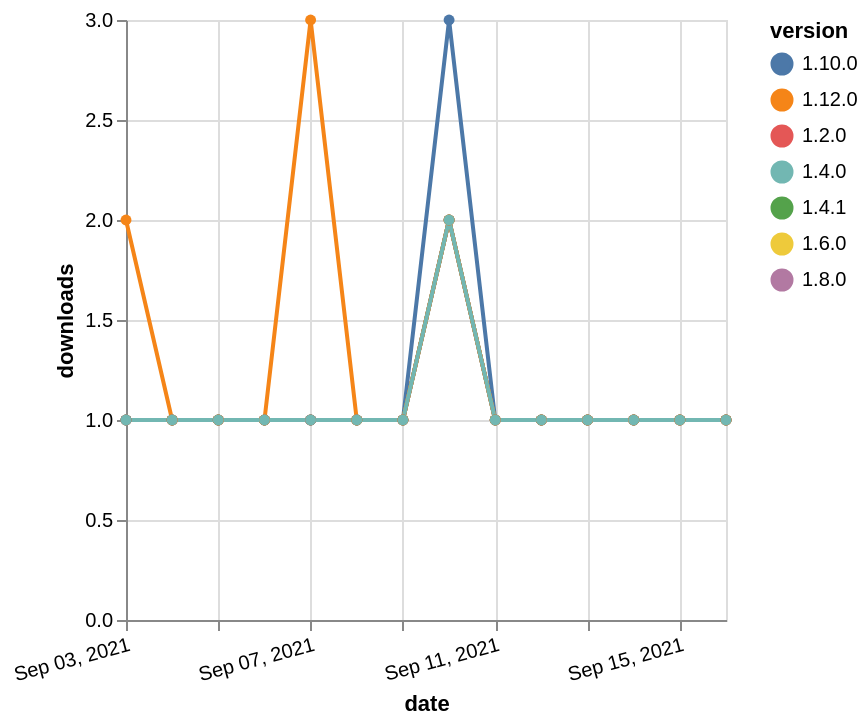

Source (Vega-Lite JSON):
### Vega-Lite specification from a JSON file in a GitHub repository (floating-point values rounded to 4 significant figures)
{"$schema": "https://vega.github.io/schema/vega-lite/v5.json", "description": "A simple bar chart with embedded data.", "data": {"values": [{"date": "2021-09-03", "total": 197, "delta": 1, "version": "1.6.0"}, {"date": "2021-09-04", "total": 198, "delta": 1, "version": "1.6.0"}, {"date": "2021-09-05", "total": 199, "delta": 1, "version": "1.6.0"}, {"date": "2021-09-06", "total": 200, "delta": 1, "version": "1.6.0"}, {"date": "2021-09-07", "total": 201, "delta": 1, "version": "1.6.0"}, {"date": "2021-09-08", "total": 202, "delta": 1, "version": "1.6.0"}, {"date": "2021-09-09", "total": 203, "delta": 1, "version": "1.6.0"}, {"date": "2021-09-10", "total": 205, "delta": 2, "version": "1.6.0"}, {"date": "2021-09-11", "total": 206, "delta": 1, "version": "1.6.0"}, {"date": "2021-09-12", "total": 207, "delta": 1, "version": "1.6.0"}, {"date": "2021-09-13", "total": 208, "delta": 1, "version": "1.6.0"}, {"date": "2021-09-14", "total": 209, "delta": 1, "version": "1.6.0"}, {"date": "2021-09-15", "total": 210, "delta": 1, "version": "1.6.0"}, {"date": "2021-09-16", "total": 211, "delta": 1, "version": "1.6.0"}, {"date": "2021-09-03", "total": 170, "delta": 1, "version": "1.8.0"}, {"date": "2021-09-04", "total": 171, "delta": 1, "version": "1.8.0"}, {"date": "2021-09-05", "total": 172, "delta": 1, "version": "1.8.0"}, {"date": "2021-09-06", "total": 173, "delta": 1, "version": "1.8.0"}, {"date": "2021-09-07", "total": 174, "delta": 1, "version": "1.8.0"}, {"date": "2021-09-08", "total": 175, "delta": 1, "version": "1.8.0"}, {"date": "2021-09-09", "total": 176, "delta": 1, "version": "1.8.0"}, {"date": "2021-09-10", "total": 178, "delta": 2, "version": "1.8.0"}, {"date": "2021-09-11", "total": 179, "delta": 1, "version": "1.8.0"}, {"date": "2021-09-12", "total": 180, "delta": 1, "version": "1.8.0"}, {"date": "2021-09-13", "total": 181, "delta": 1, "version": "1.8.0"}, {"date": "2021-09-14", "total": 182, "delta": 1, "version": "1.8.0"}, {"date": "2021-09-15", "total": 183, "delta": 1, "version": "1.8.0"}, {"date": "2021-09-16", "total": 184, "delta": 1, "version": "1.8.0"}, {"date": "2021-09-03", "total": 203, "delta": 1, "version": "1.10.0"}, {"date": "2021-09-04", "total": 204, "delta": 1, "version": "1.10.0"}, {"date": "2021-09-05", "total": 205, "delta": 1, "version": "1.10.0"}, {"date": "2021-09-06", "total": 206, "delta": 1, "version": "1.10.0"}, {"date": "2021-09-07", "total": 207, "delta": 1, "version": "1.10.0"}, {"date": "2021-09-08", "total": 208, "delta": 1, "version": "1.10.0"}, {"date": "2021-09-09", "total": 209, "delta": 1, "version": "1.10.0"}, {"date": "2021-09-10", "total": 212, "delta": 3, "version": "1.10.0"}, {"date": "2021-09-11", "total": 213, "delta": 1, "version": "1.10.0"}, {"date": "2021-09-12", "total": 214, "delta": 1, "version": "1.10.0"}, {"date": "2021-09-13", "total": 215, "delta": 1, "version": "1.10.0"}, {"date": "2021-09-14", "total": 216, "delta": 1, "version": "1.10.0"}, {"date": "2021-09-15", "total": 217, "delta": 1, "version": "1.10.0"}, {"date": "2021-09-16", "total": 218, "delta": 1, "version": "1.10.0"}, {"date": "2021-09-03", "total": 200, "delta": 1, "version": "1.4.1"}, {"date": "2021-09-04", "total": 201, "delta": 1, "version": "1.4.1"}, {"date": "2021-09-05", "total": 202, "delta": 1, "version": "1.4.1"}, {"date": "2021-09-06", "total": 203, "delta": 1, "version": "1.4.1"}, {"date": "2021-09-07", "total": 204, "delta": 1, "version": "1.4.1"}, {"date": "2021-09-08", "total": 205, "delta": 1, "version": "1.4.1"}, {"date": "2021-09-09", "total": 206, "delta": 1, "version": "1.4.1"}, {"date": "2021-09-10", "total": 208, "delta": 2, "version": "1.4.1"}, {"date": "2021-09-11", "total": 209, "delta": 1, "version": "1.4.1"}, {"date": "2021-09-12", "total": 210, "delta": 1, "version": "1.4.1"}, {"date": "2021-09-13", "total": 211, "delta": 1, "version": "1.4.1"}, {"date": "2021-09-14", "total": 212, "delta": 1, "version": "1.4.1"}, {"date": "2021-09-15", "total": 213, "delta": 1, "version": "1.4.1"}, {"date": "2021-09-16", "total": 214, "delta": 1, "version": "1.4.1"}, {"date": "2021-09-03", "total": 246, "delta": 1, "version": "1.2.0"}, {"date": "2021-09-04", "total": 247, "delta": 1, "version": "1.2.0"}, {"date": "2021-09-05", "total": 248, "delta": 1, "version": "1.2.0"}, {"date": "2021-09-06", "total": 249, "delta": 1, "version": "1.2.0"}, {"date": "2021-09-07", "total": 250, "delta": 1, "version": "1.2.0"}, {"date": "2021-09-08", "total": 251, "delta": 1, "version": "1.2.0"}, {"date": "2021-09-09", "total": 252, "delta": 1, "version": "1.2.0"}, {"date": "2021-09-10", "total": 254, "delta": 2, "version": "1.2.0"}, {"date": "2021-09-11", "total": 255, "delta": 1, "version": "1.2.0"}, {"date": "2021-09-12", "total": 256, "delta": 1, "version": "1.2.0"}, {"date": "2021-09-13", "total": 257, "delta": 1, "version": "1.2.0"}, {"date": "2021-09-14", "total": 258, "delta": 1, "version": "1.2.0"}, {"date": "2021-09-15", "total": 259, "delta": 1, "version": "1.2.0"}, {"date": "2021-09-16", "total": 260, "delta": 1, "version": "1.2.0"}, {"date": "2021-09-03", "total": 129, "delta": 2, "version": "1.12.0"}, {"date": "2021-09-04", "total": 130, "delta": 1, "version": "1.12.0"}, {"date": "2021-09-05", "total": 131, "delta": 1, "version": "1.12.0"}, {"date": "2021-09-06", "total": 132, "delta": 1, "version": "1.12.0"}, {"date": "2021-09-07", "total": 135, "delta": 3, "version": "1.12.0"}, {"date": "2021-09-08", "total": 136, "delta": 1, "version": "1.12.0"}, {"date": "2021-09-09", "total": 137, "delta": 1, "version": "1.12.0"}, {"date": "2021-09-10", "total": 139, "delta": 2, "version": "1.12.0"}, {"date": "2021-09-11", "total": 140, "delta": 1, "version": "1.12.0"}, {"date": "2021-09-12", "total": 141, "delta": 1, "version": "1.12.0"}, {"date": "2021-09-13", "total": 142, "delta": 1, "version": "1.12.0"}, {"date": "2021-09-14", "total": 143, "delta": 1, "version": "1.12.0"}, {"date": "2021-09-15", "total": 144, "delta": 1, "version": "1.12.0"}, {"date": "2021-09-16", "total": 145, "delta": 1, "version": "1.12.0"}, {"date": "2021-09-03", "total": 238, "delta": 1, "version": "1.4.0"}, {"date": "2021-09-04", "total": 239, "delta": 1, "version": "1.4.0"}, {"date": "2021-09-05", "total": 240, "delta": 1, "version": "1.4.0"}, {"date": "2021-09-06", "total": 241, "delta": 1, "version": "1.4.0"}, {"date": "2021-09-07", "total": 242, "delta": 1, "version": "1.4.0"}, {"date": "2021-09-08", "total": 243, "delta": 1, "version": "1.4.0"}, {"date": "2021-09-09", "total": 244, "delta": 1, "version": "1.4.0"}, {"date": "2021-09-10", "total": 246, "delta": 2, "version": "1.4.0"}, {"date": "2021-09-11", "total": 247, "delta": 1, "version": "1.4.0"}, {"date": "2021-09-12", "total": 248, "delta": 1, "version": "1.4.0"}, {"date": "2021-09-13", "total": 249, "delta": 1, "version": "1.4.0"}, {"date": "2021-09-14", "total": 250, "delta": 1, "version": "1.4.0"}, {"date": "2021-09-15", "total": 251, "delta": 1, "version": "1.4.0"}, {"date": "2021-09-16", "total": 252, "delta": 1, "version": "1.4.0"}]}, "width": "container", "mark": {"type": "line", "point": {"filled": true}}, "encoding": {"x": {"field": "date", "type": "temporal", "timeUnit": "yearmonthdate", "title": "date", "axis": {"labelAngle": -15}}, "y": {"field": "delta", "type": "quantitative", "title": "downloads"}, "color": {"field": "version", "type": "nominal"}, "tooltip": {"field": "delta"}}}
